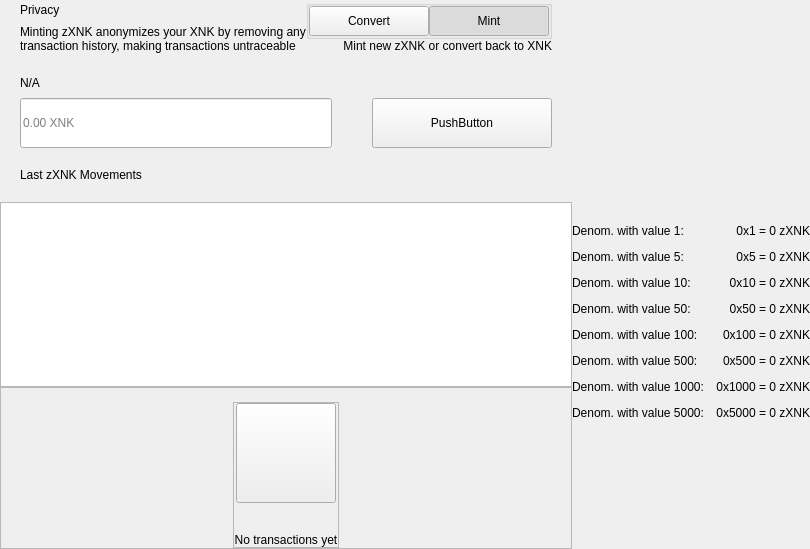
<?xml version="1.0" encoding="UTF-8"?>
<ui version="4.0">
 <class>PrivacyWidget</class>
 <widget class="QWidget" name="PrivacyWidget">
  <property name="geometry">
   <rect>
    <x>0</x>
    <y>0</y>
    <width>629</width>
    <height>549</height>
   </rect>
  </property>
  <property name="windowTitle">
   <string>Form</string>
  </property>
  <layout class="QHBoxLayout" name="horizontalLayout_1" stretch="2,1">
   <property name="spacing">
    <number>0</number>
   </property>
   <property name="leftMargin">
    <number>0</number>
   </property>
   <property name="topMargin">
    <number>0</number>
   </property>
   <property name="rightMargin">
    <number>0</number>
   </property>
   <property name="bottomMargin">
    <number>0</number>
   </property>
   <item>
    <widget class="QWidget" name="left" native="true">
     <layout class="QVBoxLayout" name="verticalLayout_3">
      <property name="leftMargin">
       <number>0</number>
      </property>
      <property name="topMargin">
       <number>0</number>
      </property>
      <property name="rightMargin">
       <number>0</number>
      </property>
      <property name="bottomMargin">
       <number>0</number>
      </property>
      <item>
       <layout class="QVBoxLayout" name="verticalLayout_2">
        <property name="spacing">
         <number>0</number>
        </property>
        <item>
         <layout class="QVBoxLayout" name="verticalLayoutTop">
          <property name="spacing">
           <number>0</number>
          </property>
          <property name="leftMargin">
           <number>20</number>
          </property>
          <property name="rightMargin">
           <number>20</number>
          </property>
          <item>
           <layout class="QHBoxLayout" name="horizontalLayout_2">
            <property name="spacing">
             <number>0</number>
            </property>
            <item>
             <layout class="QVBoxLayout" name="verticalLayout11">
              <property name="spacing">
               <number>5</number>
              </property>
              <item>
               <widget class="QLabel" name="labelTitle">
                <property name="text">
                 <string>Privacy</string>
                </property>
               </widget>
              </item>
              <item>
               <widget class="QLabel" name="labelSubtitle1">
                <property name="maximumSize">
                 <size>
                  <width>16777215</width>
                  <height>16777215</height>
                 </size>
                </property>
                <property name="text">
                 <string>Minting zXNK anonymizes your XNK by removing any
transaction history, making transactions untraceable</string>
                </property>
               </widget>
              </item>
             </layout>
            </item>
            <item>
             <spacer name="horizontalSpacer">
              <property name="orientation">
               <enum>Qt::Horizontal</enum>
              </property>
              <property name="sizeHint" stdset="0">
               <size>
                <width>40</width>
                <height>20</height>
               </size>
              </property>
             </spacer>
            </item>
            <item>
             <widget class="QWidget" name="containerViewPrivacyChecks" native="true">
              <layout class="QVBoxLayout" name="containerPrivacyChecks">
               <property name="spacing">
                <number>0</number>
               </property>
               <property name="leftMargin">
                <number>0</number>
               </property>
               <property name="topMargin">
                <number>0</number>
               </property>
               <property name="rightMargin">
                <number>0</number>
               </property>
               <property name="bottomMargin">
                <number>0</number>
               </property>
               <item alignment="Qt::AlignHCenter|Qt::AlignVCenter">
                <widget class="QGroupBox" name="groupBox">
                 <property name="title">
                  <string/>
                 </property>
                 <layout class="QHBoxLayout" name="horizontalLayout_2_1">
                  <property name="spacing">
                   <number>0</number>
                  </property>
                  <property name="leftMargin">
                   <number>0</number>
                  </property>
                  <property name="topMargin">
                   <number>0</number>
                  </property>
                  <property name="rightMargin">
                   <number>0</number>
                  </property>
                  <property name="bottomMargin">
                   <number>0</number>
                  </property>
                  <item>
                   <widget class="QPushButton" name="pushLeft">
                    <property name="minimumSize">
                     <size>
                      <width>120</width>
                      <height>30</height>
                     </size>
                    </property>
                    <property name="maximumSize">
                     <size>
                      <width>120</width>
                      <height>30</height>
                     </size>
                    </property>
                    <property name="focusPolicy">
                     <enum>Qt::NoFocus</enum>
                    </property>
                    <property name="text">
                     <string>Convert</string>
                    </property>
                    <property name="checkable">
                     <bool>true</bool>
                    </property>
                    <property name="autoExclusive">
                     <bool>true</bool>
                    </property>
                   </widget>
                  </item>
                  <item>
                   <widget class="QPushButton" name="pushRight">
                    <property name="minimumSize">
                     <size>
                      <width>120</width>
                      <height>30</height>
                     </size>
                    </property>
                    <property name="maximumSize">
                     <size>
                      <width>120</width>
                      <height>30</height>
                     </size>
                    </property>
                    <property name="focusPolicy">
                     <enum>Qt::NoFocus</enum>
                    </property>
                    <property name="text">
                     <string>Mint</string>
                    </property>
                    <property name="checkable">
                     <bool>true</bool>
                    </property>
                    <property name="checked">
                     <bool>true</bool>
                    </property>
                    <property name="autoExclusive">
                     <bool>true</bool>
                    </property>
                   </widget>
                  </item>
                 </layout>
                </widget>
               </item>
               <item alignment="Qt::AlignTop">
                <widget class="QLabel" name="labelSubtitle2">
                 <property name="text">
                  <string>Mint new zXNK or convert back to XNK</string>
                 </property>
                 <property name="alignment">
                  <set>Qt::AlignRight|Qt::AlignTrailing|Qt::AlignVCenter</set>
                 </property>
                </widget>
               </item>
              </layout>
             </widget>
            </item>
           </layout>
          </item>
          <item>
           <spacer name="verticalSpacer_2">
            <property name="orientation">
             <enum>Qt::Vertical</enum>
            </property>
            <property name="sizeType">
             <enum>QSizePolicy::Fixed</enum>
            </property>
            <property name="sizeHint" stdset="0">
             <size>
              <width>20</width>
              <height>20</height>
             </size>
            </property>
           </spacer>
          </item>
          <item>
           <layout class="QHBoxLayout" name="horizontalLayout_3" stretch="2">
            <property name="spacing">
             <number>0</number>
            </property>
            <item>
             <layout class="QVBoxLayout" name="verticalLayout_7">
              <property name="spacing">
               <number>5</number>
              </property>
              <item>
               <widget class="QLabel" name="labelSubtitleAmount">
                <property name="minimumSize">
                 <size>
                  <width>0</width>
                  <height>20</height>
                 </size>
                </property>
                <property name="maximumSize">
                 <size>
                  <width>16777215</width>
                  <height>20</height>
                 </size>
                </property>
                <property name="text">
                 <string notr="true">N/A</string>
                </property>
               </widget>
              </item>
              <item>
               <layout class="QHBoxLayout" name="horizontalLayout_3_1" stretch="1,0,0">
                <property name="spacing">
                 <number>0</number>
                </property>
                <item>
                 <widget class="QLineEdit" name="lineEditAmount">
                  <property name="minimumSize">
                   <size>
                    <width>0</width>
                    <height>50</height>
                   </size>
                  </property>
                  <property name="maxLength">
                   <number>8</number>
                  </property>
                  <property name="placeholderText">
                   <string notr="true">0.00 XNK</string>
                  </property>
                 </widget>
                </item>
                <item>
                 <spacer name="horizontalSpacer_4">
                  <property name="orientation">
                   <enum>Qt::Horizontal</enum>
                  </property>
                  <property name="sizeHint" stdset="0">
                   <size>
                    <width>40</width>
                    <height>20</height>
                   </size>
                  </property>
                 </spacer>
                </item>
                <item>
                 <widget class="QPushButton" name="pushButtonSave">
                  <property name="minimumSize">
                   <size>
                    <width>180</width>
                    <height>50</height>
                   </size>
                  </property>
                  <property name="focusPolicy">
                   <enum>Qt::NoFocus</enum>
                  </property>
                  <property name="text">
                   <string>PushButton</string>
                  </property>
                 </widget>
                </item>
               </layout>
              </item>
             </layout>
            </item>
           </layout>
          </item>
         </layout>
        </item>
        <item>
         <spacer name="verticalSpacer_3">
          <property name="orientation">
           <enum>Qt::Vertical</enum>
          </property>
          <property name="sizeType">
           <enum>QSizePolicy::Fixed</enum>
          </property>
          <property name="sizeHint" stdset="0">
           <size>
            <width>20</width>
            <height>20</height>
           </size>
          </property>
         </spacer>
        </item>
        <item>
         <layout class="QHBoxLayout" name="horizontalLayout_4">
          <property name="spacing">
           <number>0</number>
          </property>
          <property name="leftMargin">
           <number>20</number>
          </property>
          <item>
           <widget class="QLabel" name="labelListHistory">
            <property name="text">
             <string>Last zXNK Movements</string>
            </property>
           </widget>
          </item>
         </layout>
        </item>
        <item>
         <layout class="QVBoxLayout" name="verticalLayout_6">
          <property name="spacing">
           <number>0</number>
          </property>
          <item>
           <spacer name="verticalSpacer_4">
            <property name="orientation">
             <enum>Qt::Vertical</enum>
            </property>
            <property name="sizeType">
             <enum>QSizePolicy::Fixed</enum>
            </property>
            <property name="sizeHint" stdset="0">
             <size>
              <width>20</width>
              <height>20</height>
             </size>
            </property>
           </spacer>
          </item>
          <item>
           <widget class="QListView" name="listView">
            <property name="enabled">
             <bool>true</bool>
            </property>
            <property name="focusPolicy">
             <enum>Qt::NoFocus</enum>
            </property>
           </widget>
          </item>
          <item>
           <widget class="QFrame" name="emptyContainer">
            <property name="minimumSize">
             <size>
              <width>0</width>
              <height>100</height>
             </size>
            </property>
            <property name="frameShape">
             <enum>QFrame::StyledPanel</enum>
            </property>
            <property name="frameShadow">
             <enum>QFrame::Raised</enum>
            </property>
            <layout class="QVBoxLayout" name="verticalLayout_71" stretch="1,8">
             <property name="spacing">
              <number>0</number>
             </property>
             <property name="leftMargin">
              <number>0</number>
             </property>
             <property name="topMargin">
              <number>0</number>
             </property>
             <property name="rightMargin">
              <number>0</number>
             </property>
             <property name="bottomMargin">
              <number>0</number>
             </property>
             <item>
              <spacer name="verticalSpacer">
               <property name="orientation">
                <enum>Qt::Vertical</enum>
               </property>
               <property name="sizeHint" stdset="0">
                <size>
                 <width>20</width>
                 <height>20</height>
                </size>
               </property>
              </spacer>
             </item>
             <item alignment="Qt::AlignHCenter|Qt::AlignVCenter">
              <widget class="QFrame" name="emptyScreen">
               <property name="sizePolicy">
                <sizepolicy hsizetype="Expanding" vsizetype="Expanding">
                 <horstretch>0</horstretch>
                 <verstretch>0</verstretch>
                </sizepolicy>
               </property>
               <property name="frameShape">
                <enum>QFrame::StyledPanel</enum>
               </property>
               <property name="frameShadow">
                <enum>QFrame::Raised</enum>
               </property>
               <layout class="QVBoxLayout" name="verticalLayout">
                <property name="spacing">
                 <number>30</number>
                </property>
                <property name="leftMargin">
                 <number>0</number>
                </property>
                <property name="topMargin">
                 <number>0</number>
                </property>
                <property name="rightMargin">
                 <number>0</number>
                </property>
                <property name="bottomMargin">
                 <number>0</number>
                </property>
                <item alignment="Qt::AlignHCenter|Qt::AlignVCenter">
                 <widget class="QPushButton" name="pushImgEmpty">
                  <property name="minimumSize">
                   <size>
                    <width>100</width>
                    <height>100</height>
                   </size>
                  </property>
                  <property name="maximumSize">
                   <size>
                    <width>100</width>
                    <height>100</height>
                   </size>
                  </property>
                  <property name="focusPolicy">
                   <enum>Qt::NoFocus</enum>
                  </property>
                  <property name="text">
                   <string/>
                  </property>
                  <property name="iconSize">
                   <size>
                    <width>100</width>
                    <height>100</height>
                   </size>
                  </property>
                 </widget>
                </item>
                <item alignment="Qt::AlignHCenter|Qt::AlignVCenter">
                 <widget class="QLabel" name="labelEmpty">
                  <property name="styleSheet">
                   <string notr="true"/>
                  </property>
                  <property name="text">
                   <string>No transactions yet</string>
                  </property>
                  <property name="alignment">
                   <set>Qt::AlignCenter</set>
                  </property>
                 </widget>
                </item>
               </layout>
              </widget>
             </item>
            </layout>
           </widget>
          </item>
         </layout>
        </item>
       </layout>
      </item>
     </layout>
    </widget>
   </item>
   <item>
    <widget class="QWidget" name="right" native="true">
     <layout class="QVBoxLayout" name="verticalLayout_5">
      <property name="leftMargin">
       <number>0</number>
      </property>
      <property name="topMargin">
       <number>0</number>
      </property>
      <property name="rightMargin">
       <number>0</number>
      </property>
      <property name="bottomMargin">
       <number>0</number>
      </property>
      <item>
       <widget class="OptionButton" name="btnCoinControl" native="true">
        <property name="minimumSize">
         <size>
          <width>0</width>
          <height>50</height>
         </size>
        </property>
       </widget>
      </item>
      <item>
       <widget class="OptionButton" name="btnRescanMints" native="true">
        <property name="minimumSize">
         <size>
          <width>0</width>
          <height>50</height>
         </size>
        </property>
       </widget>
      </item>
      <item>
       <widget class="OptionButton" name="btnResetZerocoin" native="true">
        <property name="minimumSize">
         <size>
          <width>0</width>
          <height>50</height>
         </size>
        </property>
       </widget>
      </item>
      <item>
       <widget class="OptionButton" name="btnTotalzXNK" native="true">
        <property name="minimumSize">
         <size>
          <width>0</width>
          <height>50</height>
         </size>
        </property>
       </widget>
      </item>
      <item>
       <layout class="QVBoxLayout" name="verticalLayout_4">
        <property name="spacing">
         <number>0</number>
        </property>
        <item>
         <widget class="QWidget" name="layoutDenom" native="true">
          <layout class="QVBoxLayout" name="verticalLayoutDenom">
           <property name="spacing">
            <number>12</number>
           </property>
           <property name="leftMargin">
            <number>0</number>
           </property>
           <property name="topMargin">
            <number>0</number>
           </property>
           <property name="rightMargin">
            <number>0</number>
           </property>
           <property name="bottomMargin">
            <number>0</number>
           </property>
           <item>
            <layout class="QHBoxLayout" name="horizontalLayout_4_1">
             <item>
              <widget class="QLabel" name="labelTitleDenom1">
               <property name="text">
                <string>Denom. with value 1:</string>
               </property>
              </widget>
             </item>
             <item>
              <widget class="QLabel" name="labelValueDenom1">
               <property name="text">
                <string notr="true">0x1 = 0 zXNK</string>
               </property>
               <property name="alignment">
                <set>Qt::AlignRight|Qt::AlignTrailing|Qt::AlignVCenter</set>
               </property>
              </widget>
             </item>
            </layout>
           </item>
           <item>
            <layout class="QHBoxLayout" name="horizontalLayout_4_2">
             <item>
              <widget class="QLabel" name="labelTitleDenom5">
               <property name="text">
                <string>Denom. with value 5:</string>
               </property>
              </widget>
             </item>
             <item>
              <widget class="QLabel" name="labelValueDenom5">
               <property name="text">
                <string notr="true">0x5 = 0 zXNK</string>
               </property>
               <property name="alignment">
                <set>Qt::AlignRight|Qt::AlignTrailing|Qt::AlignVCenter</set>
               </property>
              </widget>
             </item>
            </layout>
           </item>
           <item>
            <layout class="QHBoxLayout" name="horizontalLayout_4_3">
             <item>
              <widget class="QLabel" name="labelTitleDenom10">
               <property name="text">
                <string>Denom. with value 10:</string>
               </property>
              </widget>
             </item>
             <item>
              <widget class="QLabel" name="labelValueDenom10">
               <property name="text">
                <string notr="true">0x10 = 0 zXNK</string>
               </property>
               <property name="alignment">
                <set>Qt::AlignRight|Qt::AlignTrailing|Qt::AlignVCenter</set>
               </property>
              </widget>
             </item>
            </layout>
           </item>
           <item>
            <layout class="QHBoxLayout" name="horizontalLayout_4_4">
             <item>
              <widget class="QLabel" name="labelTitleDenom50">
               <property name="text">
                <string>Denom. with value 50:</string>
               </property>
              </widget>
             </item>
             <item>
              <widget class="QLabel" name="labelValueDenom50">
               <property name="text">
               <string notr="true">0x50 = 0 zXNK</string>
               </property>
               <property name="alignment">
                <set>Qt::AlignRight|Qt::AlignTrailing|Qt::AlignVCenter</set>
               </property>
              </widget>
             </item>
            </layout>
           </item>
           <item>
            <layout class="QHBoxLayout" name="horizontalLayout_4_5">
             <item>
              <widget class="QLabel" name="labelTitleDenom100">
               <property name="text">
                <string>Denom. with value 100:</string>
               </property>
              </widget>
             </item>
             <item>
              <widget class="QLabel" name="labelValueDenom100">
               <property name="text">
                <string notr="true">0x100 = 0 zXNK</string>
               </property>
               <property name="alignment">
                <set>Qt::AlignRight|Qt::AlignTrailing|Qt::AlignVCenter</set>
               </property>
              </widget>
             </item>
            </layout>
           </item>
           <item>
            <layout class="QHBoxLayout" name="horizontalLayout_4_6">
             <item>
              <widget class="QLabel" name="labelTitleDenom500">
               <property name="text">
                <string>Denom. with value 500:</string>
               </property>
              </widget>
             </item>
             <item>
              <widget class="QLabel" name="labelValueDenom500">
               <property name="text">
                <string notr="true">0x500 = 0 zXNK</string>
               </property>
               <property name="alignment">
                <set>Qt::AlignRight|Qt::AlignTrailing|Qt::AlignVCenter</set>
               </property>
              </widget>
             </item>
            </layout>
           </item>
           <item>
            <layout class="QHBoxLayout" name="horizontalLayout_4_7">
             <item>
              <widget class="QLabel" name="labelTitleDenom1000">
               <property name="text">
                <string>Denom. with value 1000:</string>
               </property>
              </widget>
             </item>
             <item>
              <widget class="QLabel" name="labelValueDenom1000">
               <property name="text">
                <string notr="true">0x1000 = 0 zXNK</string>
               </property>
               <property name="alignment">
                <set>Qt::AlignRight|Qt::AlignTrailing|Qt::AlignVCenter</set>
               </property>
              </widget>
             </item>
            </layout>
           </item>
           <item>
            <layout class="QHBoxLayout" name="horizontalLayout_4_8">
             <item>
              <widget class="QLabel" name="labelTitleDenom5000">
               <property name="text">
                <string>Denom. with value 5000:</string>
               </property>
              </widget>
             </item>
             <item>
              <widget class="QLabel" name="labelValueDenom5000">
               <property name="text">
                <string notr="true">0x5000 = 0 zXNK</string>
               </property>
               <property name="alignment">
                <set>Qt::AlignRight|Qt::AlignTrailing|Qt::AlignVCenter</set>
               </property>
              </widget>
             </item>
            </layout>
           </item>
          </layout>
         </widget>
        </item>
        <item>
         <spacer name="verticalSpacer_5">
          <property name="orientation">
           <enum>Qt::Vertical</enum>
          </property>
          <property name="sizeHint" stdset="0">
           <size>
            <width>20</width>
            <height>40</height>
           </size>
          </property>
         </spacer>
        </item>
       </layout>
      </item>
     </layout>
    </widget>
   </item>
  </layout>
 </widget>
 <customwidgets>
  <customwidget>
   <class>OptionButton</class>
   <extends>QWidget</extends>
   <header>qt/encocoin/optionbutton.h</header>
   <container>1</container>
  </customwidget>
 </customwidgets>
 <resources/>
 <connections/>
</ui>
